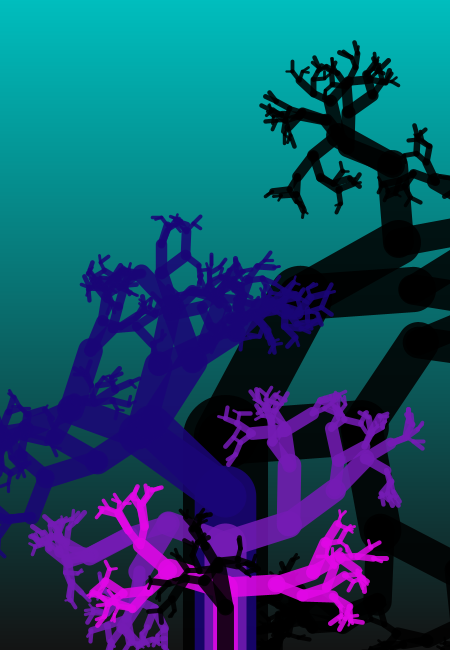
Frame 1 (no input)
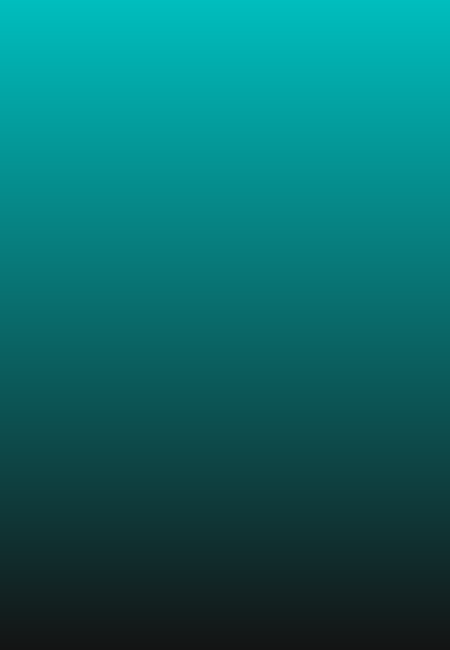
Frame 60 (the mouse pressed at the canvas centre just before this capture)
Frame 120 (the mouse held since frame 60 and released just before this capture): identical to frame 60, image omitted

The Processing sketch that drew these frames (run headless with seeded random() and noise(); from frame 60 on, the mouse is pressed at the canvas centre):

// Processing sketch: processing_21695
// ── processing_21695.pde

float angle = 10;
float treeSize = 300;
float divisor = 0.7;
float maxRandomBranchSize = 0.03;
float maxRandomAngle = 80;
float maxLevel = 10;
int Y_AXIS = 1;

 
void setup()
{
  size(450, 650);
  smooth();
  drawTree(width / 2, height);
}
 
void draw()
{
}
 
void mousePressed()
{   
  drawTree(width / 2, height);
}
 
void drawTree(float x, float y)
{
  pushMatrix();
  pushStyle();
  color b1 = color(0, 190, 190);
  color b2 = color(20, 20, 20);
  setGradient(0, 0, width, height, b1, b2, Y_AXIS);

  translate(x, y);
  stroke(0,0,0,220);
  drawBranch(1);
  stroke(25,5,118,220);
  drawBranch(2);
  stroke(116,27,180,220);
  drawBranch(3);
  stroke(225,7,229,220);
  drawBranch(4);
  stroke(0,0,0,220);
  drawBranch(5);
  popStyle();
  popMatrix();
}
 
void drawBranch(int level)
{
  if (level > maxLevel) return;
  float branchSize = -treeSize * pow(divisor + random(maxRandomBranchSize * 2.) - maxRandomBranchSize, level);
  strokeWeight(0.4 * -(branchSize));
  line(0,0,0,branchSize);
  translate(0,branchSize);
  float thisAngle = angle + random(maxRandomAngle * 2.) - maxRandomAngle;
  rotate(radians(-thisAngle));
  drawBranch(level + 1);
  rotate(radians(thisAngle));
  thisAngle = angle + random(maxRandomAngle * 2.) - maxRandomAngle;
  rotate(radians(thisAngle));
  drawBranch(level + 1);
  rotate(radians(-thisAngle));
  translate(0,-branchSize);
}

void setGradient(int x, int y, float w, float h, color c1, color c2, int axis ){

  float deltaR = red(c2)-red(c1);
  float deltaG = green(c2)-green(c1);
  float deltaB = blue(c2)-blue(c1);

  if(axis == Y_AXIS){
    for (int i=x; i<=(x+w); i++){
      for (int j = y; j<=(y+h); j++){
        color c = color(
        (red(c1)+(j-y)*(deltaR/h)),
        (green(c1)+(j-y)*(deltaG/h)),
        (blue(c1)+(j-y)*(deltaB/h)) 
          );
        set(i, j, c);
      }
    }  
  }  
}
